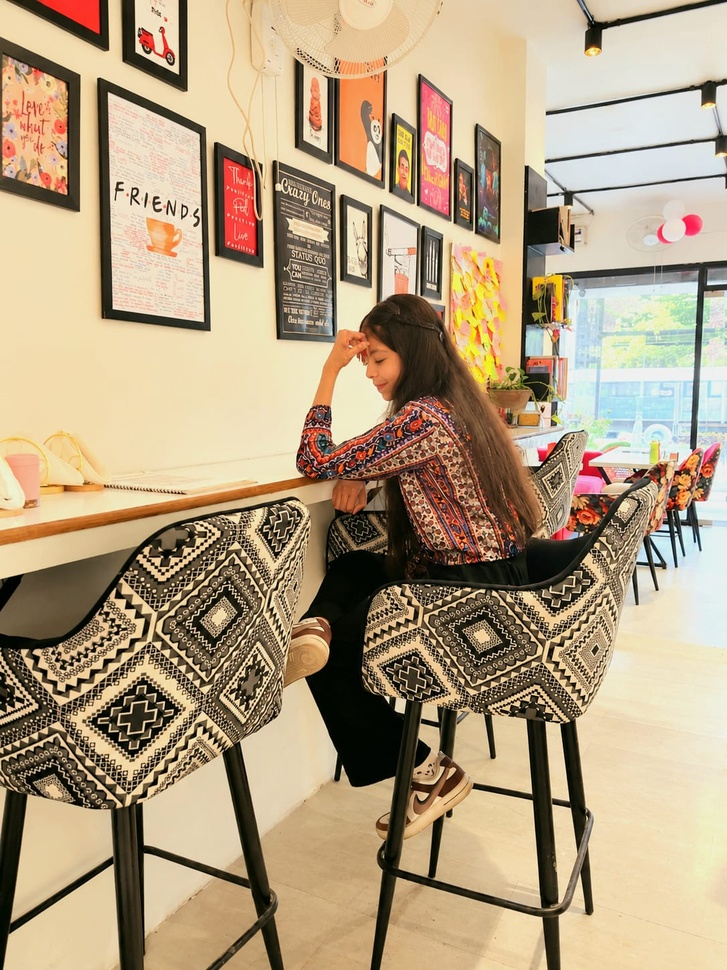
#> input picture evaluation/dataset/real/WhatsApp Image  at 23.23.49.jpeg, 727 x 970 px, shrunk from 1086 x 1448 before the run
$ python -i explainability.py   (imports and definitions only)
#> lines starting #> are read from the running program, lines starting #| are printed output that depends on the picture
from pathlib import Path

import cv2
import numpy as np


def generate_forensic_heatmap(image_path, output_path):
    """
    Generate a forensic heatmap from local high-frequency residuals.

    The heatmap highlights regions with relatively stronger residual
    activity. It is supporting forensic evidence and should not be
    interpreted as proof of manipulation.
    """
#> called with output_path = 'out.png'

    image_path = Path(image_path)
    output_path = Path(output_path)

    if not image_path.exists():
        raise FileNotFoundError(f"Image not found: {image_path}")

    image = cv2.imread(str(image_path), cv2.IMREAD_COLOR)
#> image is the input picture: shape (970, 727, 3); mean B, G, R 128.6, 158.3, 178.7

    if image is None:
        raise ValueError(f"Unable to read image: {image_path}")

    gray = cv2.cvtColor(image, cv2.COLOR_BGR2GRAY)
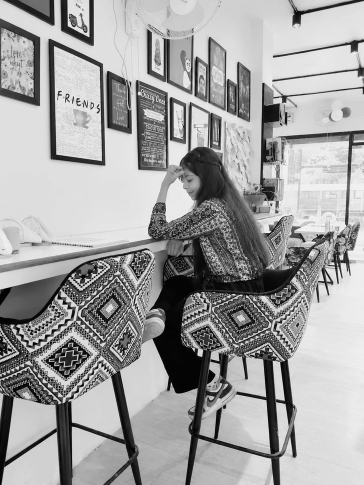
#> gray: shape (970, 727) (shown at 1/2 size); min 0, max 253, mean 161
    gray_float = gray.astype(np.float32)

    # Estimate smooth image content.
    blurred = cv2.GaussianBlur(gray_float, (5, 5), 0)

    # Calculate high-frequency residual.
    residual = np.abs(gray_float - blurred)
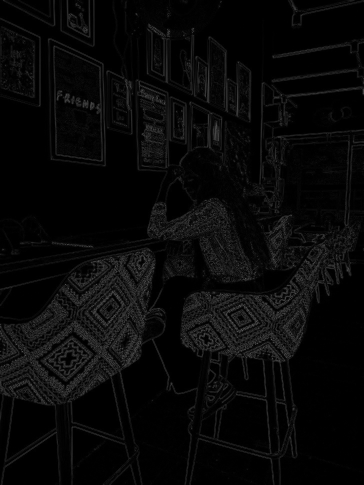
#> residual: shape (970, 727) float32 (shown at 1/2 size); min 0, max 155.9, mean 8.9

    # Smooth the residual so we get regional rather than pixel-level
    # variation.
    regional_residual = cv2.GaussianBlur(
        residual,
        (31, 31),
        0
    )
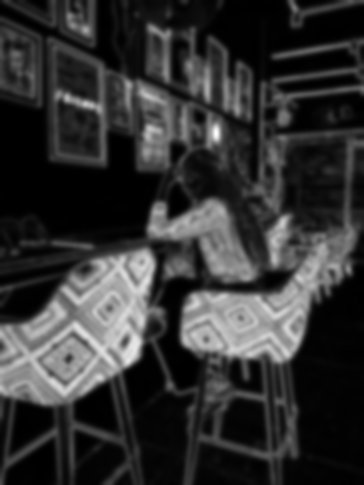
#> regional_residual: shape (970, 727) float32 (shown at 1/2 size); min 0, max 44.24, mean 8.9; drawn with min black and max white

    # Normalize to 0-255.
    minimum = float(regional_residual.min())
#> minimum = 0
    maximum = float(regional_residual.max())
#> maximum = 44.24

    if maximum > minimum:
        normalized = (
            (regional_residual - minimum)
            / (maximum - minimum)
            * 255.0
        )
    else:
        normalized = np.zeros_like(regional_residual)

    heatmap_gray = normalized.astype(np.uint8)

    # Apply OpenCV's standard heatmap representation.
    heatmap = cv2.applyColorMap(
        heatmap_gray,
        cv2.COLORMAP_JET
    )
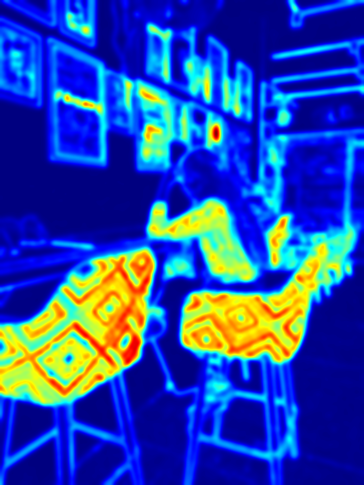
#> heatmap: shape (970, 727, 3) (shown at 1/2 size); mean B, G, R 171.7, 72.5, 36.8

    # Blend heatmap with original image.
    overlay = cv2.addWeighted(
        image,
        0.65,
        heatmap,
        0.35,
        0
    )
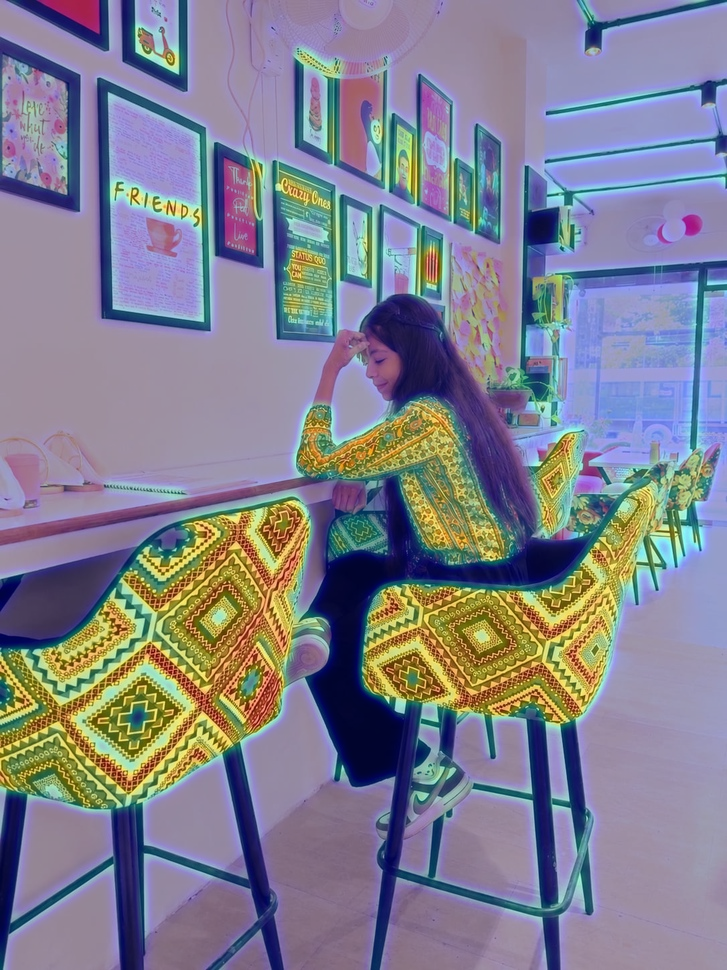
#> overlay: shape (970, 727, 3); mean B, G, R 143.7, 128.2, 129.1

    output_path.parent.mkdir(parents=True, exist_ok=True)

    if not cv2.imwrite(str(output_path), overlay):
        raise IOError(f"Unable to save heatmap: {output_path}")

    # Identify the strongest region.
    _, max_value, _, max_location = cv2.minMaxLoc(
        regional_residual
    )
#> max_value = 44.24; max_location = (432, 266)

    height, width = gray.shape

    x, y = max_location
#> x = 432; y = 266

    normalized_peak = (
        float(max_value - minimum)
        / float(maximum - minimum)
        if maximum > minimum
        else 0.0
    )
#> normalized_peak = 1

    return {
        "filename": image_path.name,
        "heatmap_path": str(output_path),
        "image_width": width,
        "image_height": height,
        "peak_x": int(x),
        "peak_y": int(y),
        "peak_score": round(normalized_peak, 6),
        "description": (
            "Heatmap highlights regions with stronger local "
            "noise/residual activity. It is supporting forensic "
            "evidence and is not proof of manipulation."
        ),
    }

>>> result = generate_forensic_heatmap('../../evaluation/dataset/real/WhatsApp Image  at 23.23.49.jpeg', 'out.png')
#> result = 8 items

$ run again, on evaluation/dataset/real/WhatsApp Image 2026-09-20 at 23.22.49.jpeg
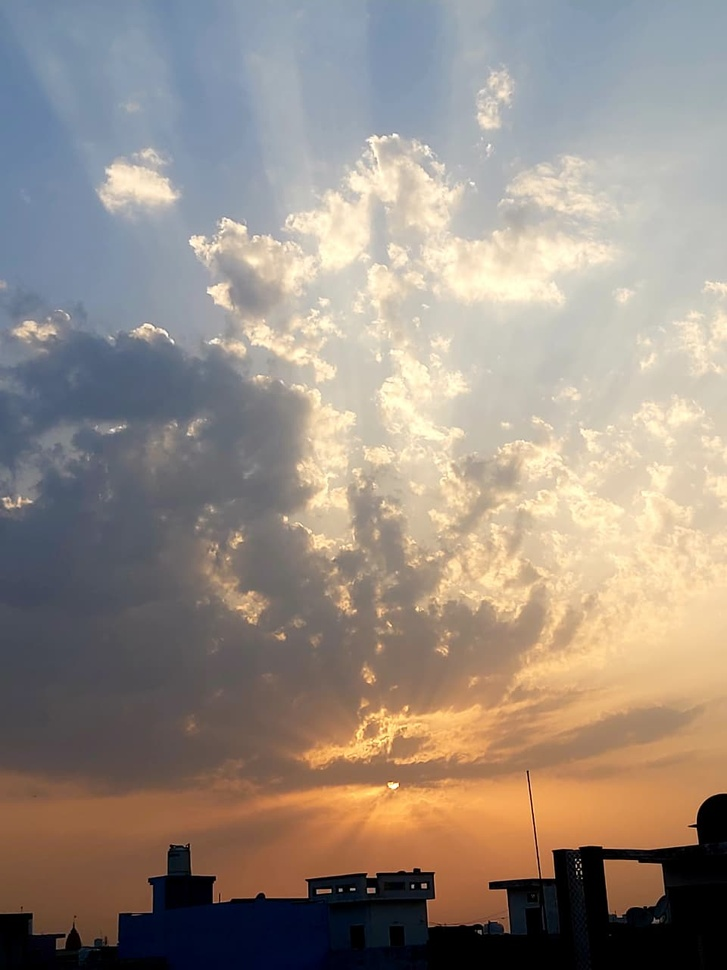
#> input picture evaluation/dataset/real/WhatsApp Image 2026-09-20 at 23.22.49.jpeg, 727 x 970 px, shrunk from 960 x 1280 before the run
#> in generate_forensic_heatmap, image is the input picture: shape (970, 727, 3); mean B, G, R 131.2, 141.2, 152.6
#> in generate_forensic_heatmap, `regional_residual = cv2.GaussianBlur( residual, (31, 31), 0 )`:
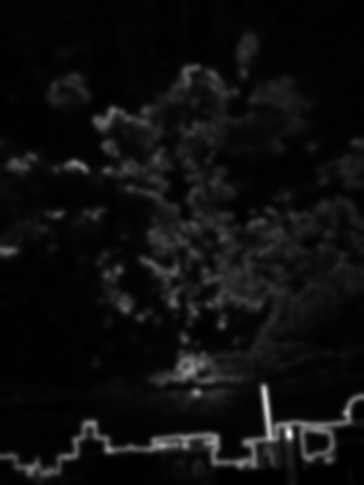
#> regional_residual: shape (970, 727) float32 (shown at 1/2 size); min 0, max 19.51, mean 1.11; drawn with min black and max white
#> minimum = 0
#> maximum = 19.51
#> in generate_forensic_heatmap, `overlay = cv2.addWeighted( image, 0.65, heatmap, 0.35, 0 )`:
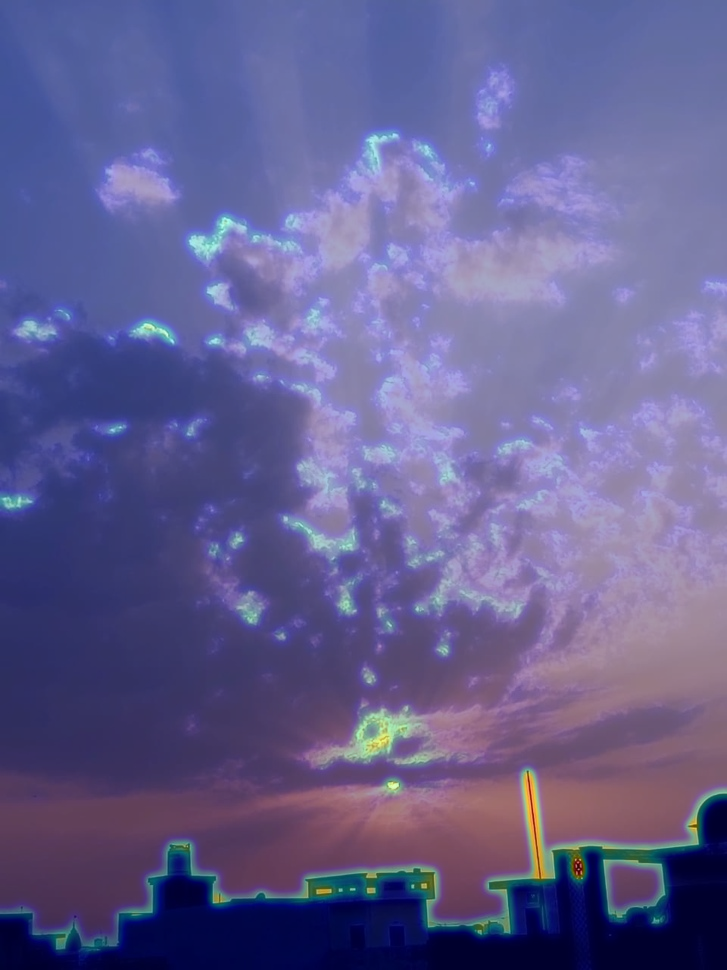
#> overlay: shape (970, 727, 3); mean B, G, R 145, 95.6, 99.6
#> max_location = (578, 867)
#> x = 578; y = 867
#> normalized_peak = 1
#> result = 8 items

$ run again, on evaluation/dataset/real/WhatsApp Image 2026-09-20 at 23.22.50.jpeg
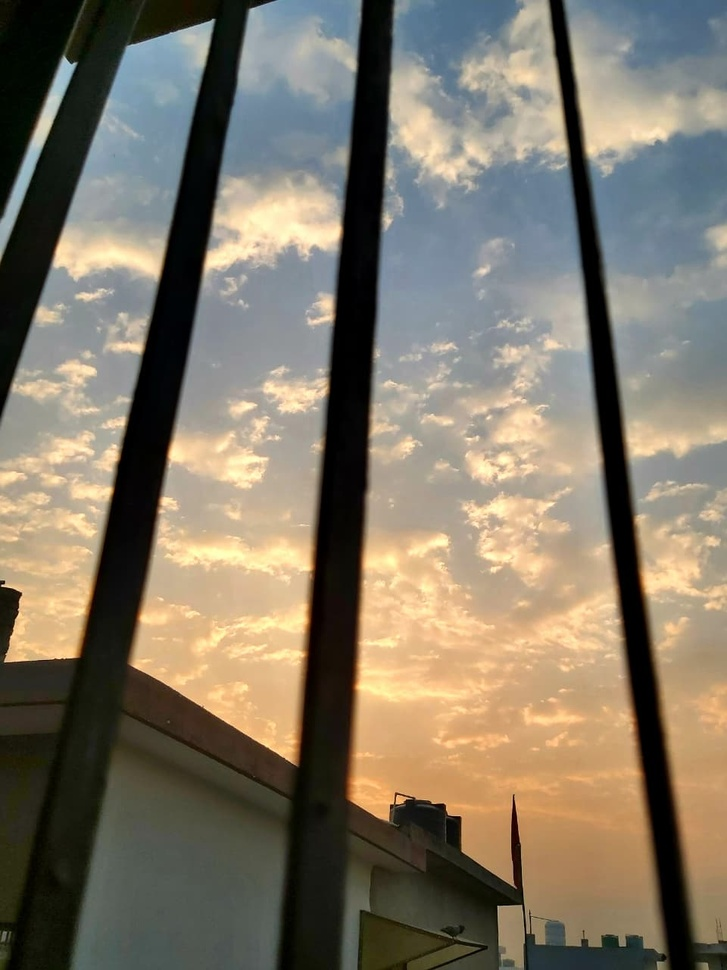
#> input picture evaluation/dataset/real/WhatsApp Image 2026-09-20 at 23.22.50.jpeg, 727 x 970 px, shrunk from 960 x 1280 before the run
#> in generate_forensic_heatmap, image is the input picture: shape (970, 727, 3); mean B, G, R 103.3, 119.4, 128.3
#> in generate_forensic_heatmap, `regional_residual = cv2.GaussianBlur( residual, (31, 31), 0 )`:
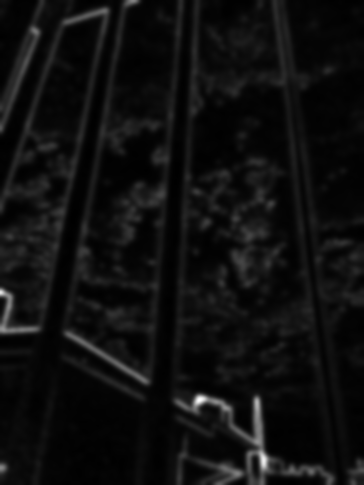
#> regional_residual: shape (970, 727) float32 (shown at 1/2 size); min 0.0338, max 19.91, mean 1.23; drawn with min black and max white
#> minimum = 0.0338
#> maximum = 19.91
#> in generate_forensic_heatmap, `overlay = cv2.addWeighted( image, 0.65, heatmap, 0.35, 0 )`:
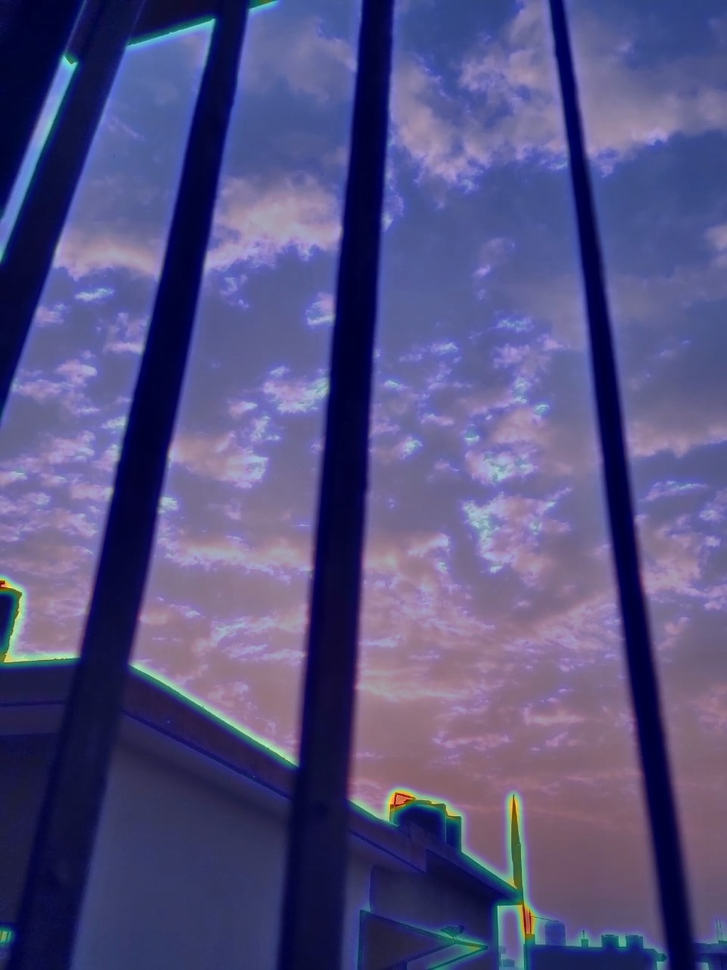
#> overlay: shape (970, 727, 3); mean B, G, R 129.4, 80.1, 83.7
#> max_location = (399, 799)
#> x = 399; y = 799
#> normalized_peak = 1
#> result = 8 items
